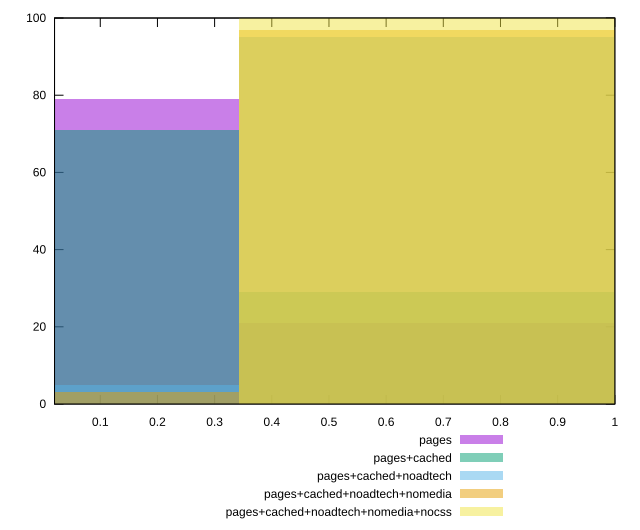

The script that saved this image:
reset

$pages <<EOF
0 79
0.6859255632739013 21
EOF

$pagesCached <<EOF
0 71
0.6859255632739013 29
EOF

$pagesCachedNoadtech <<EOF
0.6859255632739013 95
0 5
EOF

$pagesCachedNoadtechNomedia <<EOF
0.6859255632739013 97
0 3
EOF

$pagesCachedNoadtechNomediaNocss <<EOF
0.6859255632739013 100
EOF

set key outside below
set boxwidth 0.6859255632739013
set xrange [0.02:1]
set yrange [0:100]
set trange [0:100]
set style fill transparent solid 0.5 noborder
set terminal svg size 640, 530 enhanced background rgb 'white'
set output "report_00015_2021-02-09T16-11-33.973Z/mainthread-work-breakdown/comparison/histogram/all_score.svg"

plot $pages title "pages" with boxes, \
     $pagesCached title "pages+cached" with boxes, \
     $pagesCachedNoadtech title "pages+cached+noadtech" with boxes, \
     $pagesCachedNoadtechNomedia title "pages+cached+noadtech+nomedia" with boxes, \
     $pagesCachedNoadtechNomediaNocss title "pages+cached+noadtech+nomedia+nocss" with boxes

reset
